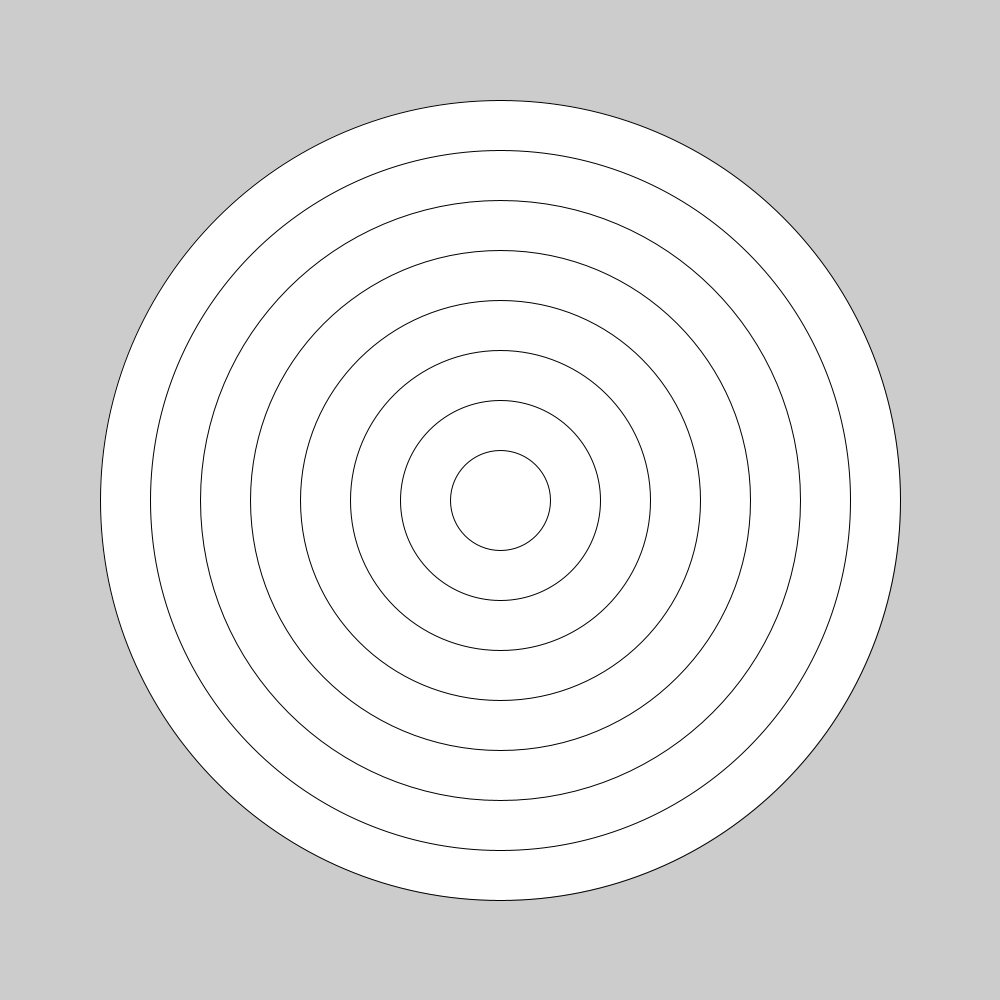
Frame 1 (no input)
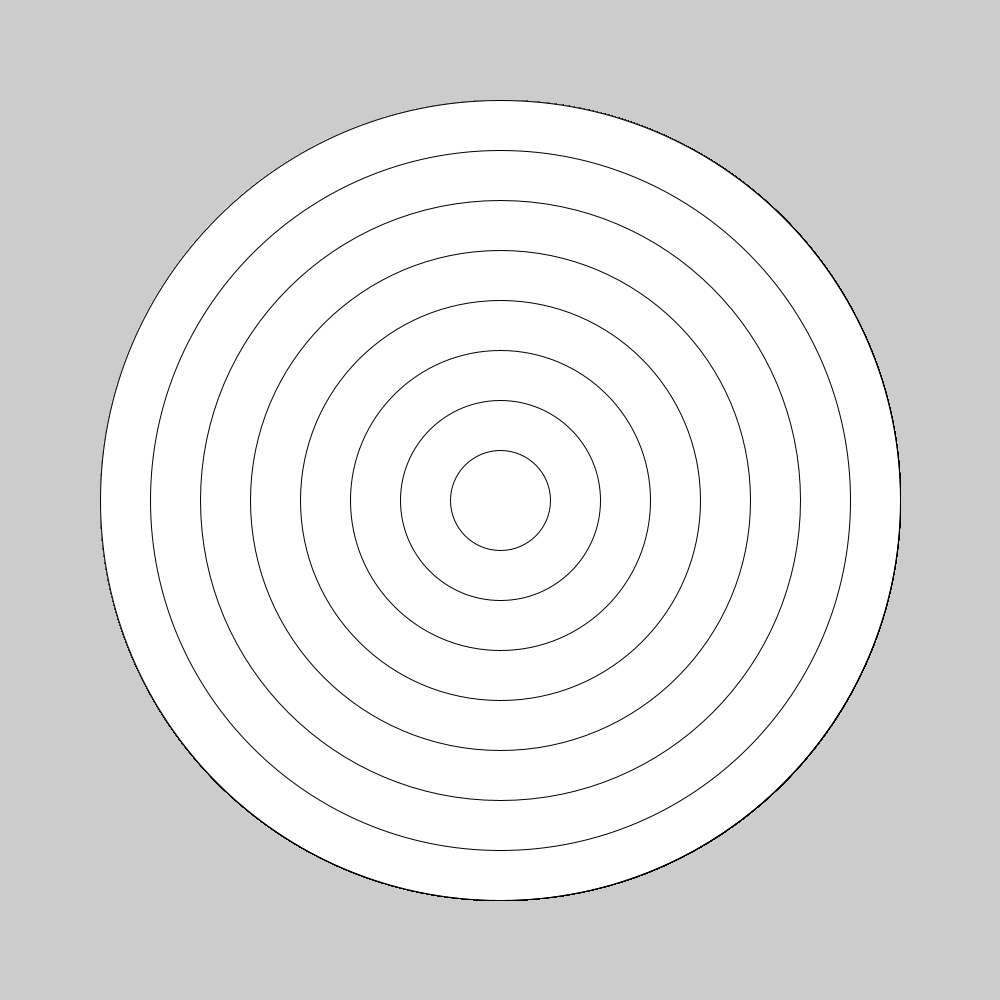
Frame 60 (the mouse pressed at the canvas centre just before this capture)
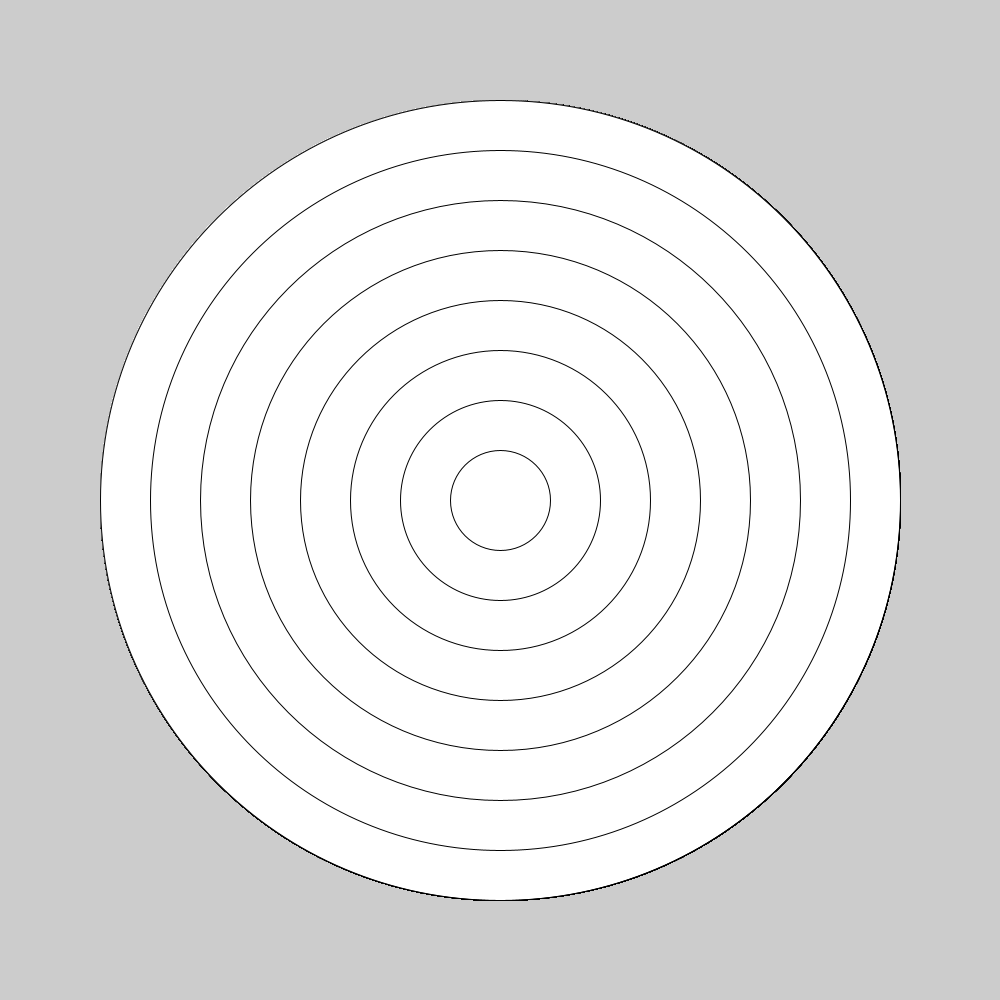
Frame 120 (the mouse held since frame 60 and released just before this capture)

The Processing sketch that drew these frames (run headless with seeded random() and noise(); from frame 60 on, the mouse is pressed at the canvas centre):

// Processing sketch: target
// ── target.pde
void setup(){
  size(1000,1000);
}
void draw(){
  for(int i=0;i<800; i++){
    if(i%100 == 0){
   ellipse(500,500,800-i,800-i);
  
}}}
